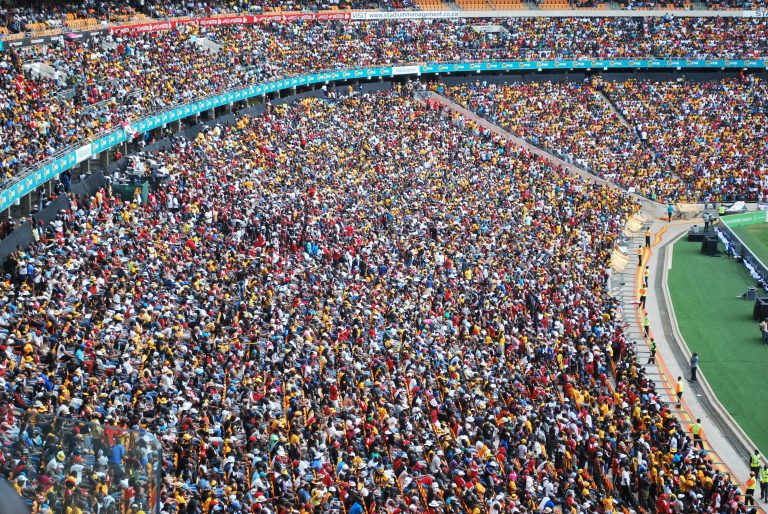
#> input picture bootcamp_sessions/Archive/PYNQ 50X - Crowd Estimation/data/test_image2.jpg, 768 x 514 px; its folder holds 4 pictures in this run
$ jupyter execute --allow-errors 'PYNQ 503 - Crowd Estimation.ipynb'
#> lines starting #> are read from the running program, lines starting #| are printed output that depends on the picture
# Bayesian Crowd Counting

In this example we will use a Machine Learning model to count the number of people in an image.

# Hardware Setup
----
### 1. KRIA KV260 Board<br>
### 2. PYNQ Grove Adapter<br>
### 3. LED Bar<br>
### 4. Webcam<br>

# Let's get started
----

## Imports

[cell 1]
import os    # used to execute bash commands to download and uncompress stuff
import cv2   # OpenCV image processing library
import glob

from PIL import Image

import numpy as np  # For math
import matplotlib.pyplot as plt  # For plotting stuff
from pynq_dpu import DpuOverlay   # Overlay for the FPGA
from pynq_peripherals import PmodGroveAdapter

## FPGA Overlays

FPGAs are specialized hardware that can reconfigure their internal architecture to suit the needs of the application.

#> (a cell that did not finish here is left out)

#> (a cell that did not finish here is left out)

## AI Model

In this tutorial we will be using the Bayesian crowd counting (BCC) model which is a Deep Learning model for crowd detection.

**Goal**: To detect the number of people in the image of a crowded environment

**Input**: An Image of size 1000 x 800 pixels (preprocessed)

**Output**: A Tensor (matrix) of the number of people for some "key" points in the images. To get final count sum of all the values.

The model is trained on the ShanghaiTechA Dataset which contains images of crowded environments and the "correct" count of people in that image.

It is based on the Resnet model which is a CNN model.

#> (a cell that did not finish here is left out)

## Load an Image

To test the model, let's load an image of a crowd and see if the model can accurately calculate the number of people in it.

[cell 5]
# find all images in the directory
image_path_list = glob.glob("data/*.jpg")

# list all the found images
for img_path in image_path_list:
    print(img_path)

# select index of one of the image
img_indx = 1

# load that image
img_pil = Image.open(image_path_list[img_indx]).convert('RGB')
#> img_pil is the input picture: PIL image 768x514 RGB; mean R, G, B 117.2, 110, 110.8

# convert the loaded image into numpy array
img_np = np.array(img_pil)

[cell 6]
plt.imshow(img_np)

## Get width, height, channel of an image

[cell 7]
img_h, img_w, img_c = img_np.shape
#> img_h = 514; img_w = 768; img_c = 3
print(img_np.shape)
#| (514, 768, 3)

## How an image is stored in computers.
A 3D tensor (generalization of matrix)

## A function to Preprocessing the image

takes in an RGB image and outputs normalized image

[cell 8]
def preprocess(img):
    img = Image.fromarray(img.astype('uint8'), 'RGB')#  convert to pil image
    img = img.resize((1000, 800)) # resize to 1000 x 800 image
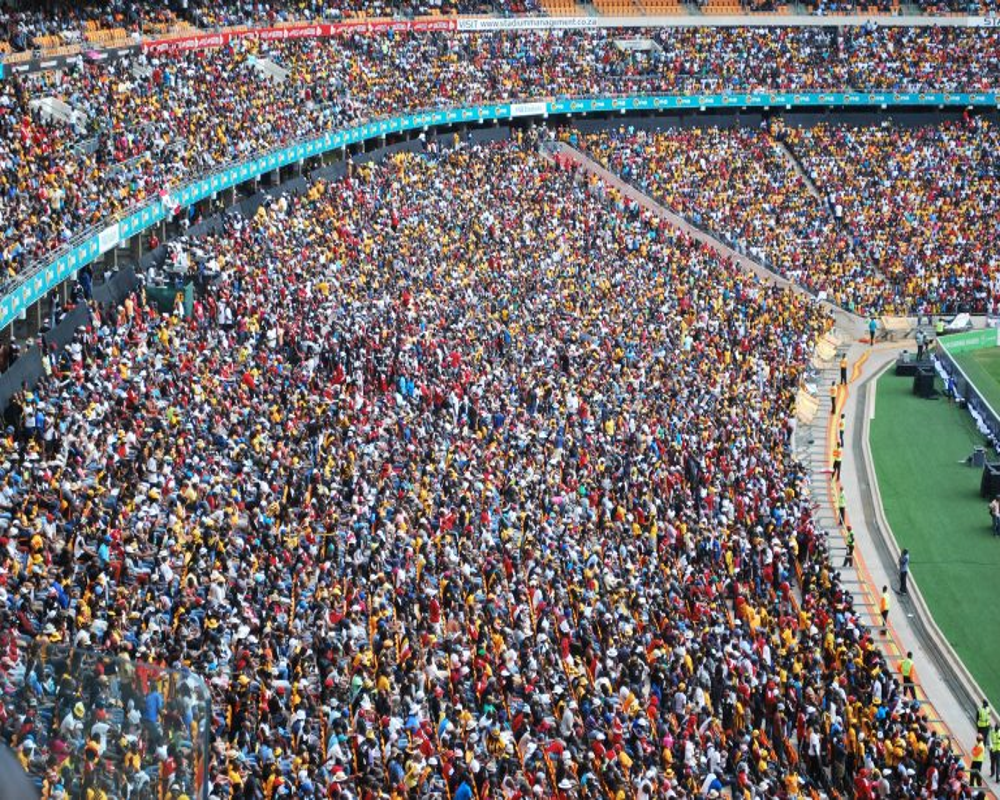
#> img: PIL image 1000x800 RGB; mean R, G, B 117.1, 110, 110.8
    img = 1.0 * np.array(img) / 255 # normalize to 0, 1
#> img: shape (800, 1000, 3) float64

    img -= np.array([0.485, 0.456, 0.406])
    img /= np.array([0.229, 0.224, 0.225]) # z score normalization (calculated from training dataset)

    return img.astype(np.float32, order="C") # order "C" switchs rows and columns

[cell 9]
input_img = preprocess(img_np)
print(input_img.shape)
#| (800, 1000, 3)
